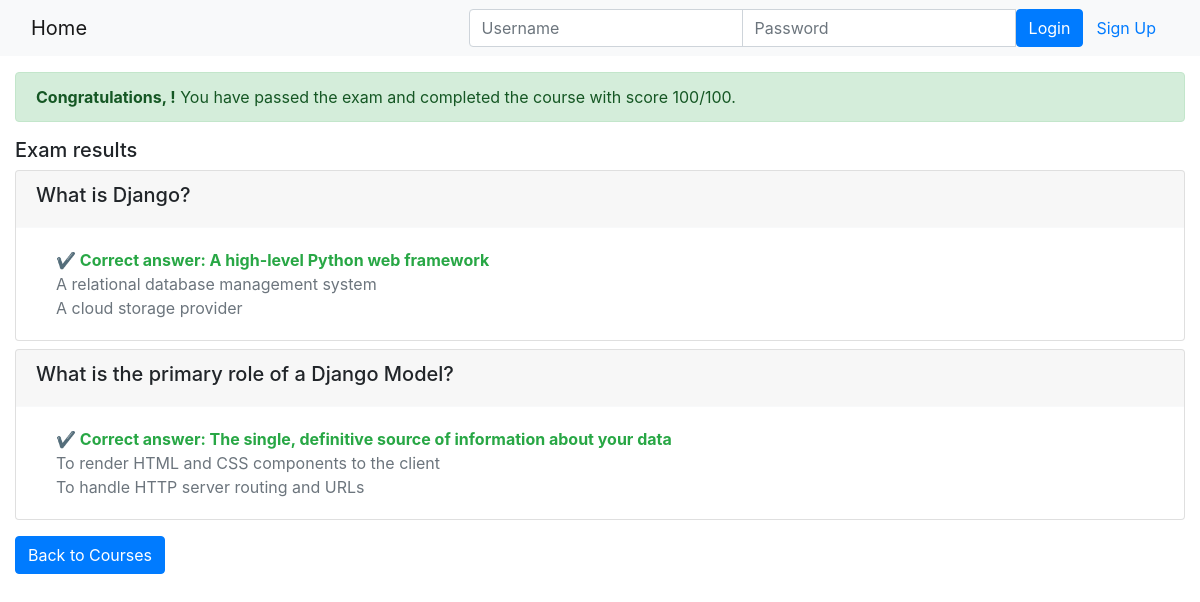
Page /onlinecourse/course/1/submission/1/result/ on the committed database.
### onlinecourse/models.py (models this page shows, shortened)
class Question(models.Model):
    course = models.ForeignKey(Course, on_delete=models.CASCADE)
    lesson = models.ForeignKey(Lesson, on_delete=models.CASCADE, null=True, blank=True)
    question_text = models.CharField(max_length=500, default="question text")
    grade = models.IntegerField(default=50)
    @property
    def text(self):
        return self.question_text
    @text.setter
    def text(self, value):
        self.question_text = value
    @property
    def title(self):
        return self.question_text
    @property
    def question_point(self):
        return self.grade
    def is_get_score(self, selected_ids):
        all_answers = self.choice_set.filter(is_correct=True).count()
        ids = []
        for item in selected_ids:
            if hasattr(item, 'id'):
                ids.append(item.id)
            elif isinstance(item, (int, str)):
                ids.append(int(item))
        selected_correct = self.choice_set.filter(is_correct=True, id__in=ids).count()
        if all_answers == selected_correct:
            return True
        else:
            return False
    is_get_grade = is_get_score

class Choice(models.Model):
    question = models.ForeignKey(Question, on_delete=models.CASCADE)
    choice_text = models.CharField(max_length=500, default="choice text")
    is_correct = models.BooleanField(default=False)
    @property
    def text(self):
        return self.choice_text
    @text.setter
    def text(self, value):
        self.choice_text = value

### onlinecourse/views.py (the view)
# urls.py: path('course/<int:course_id>/submission/<int:submission_id>/result/', views.show_exam_result, name='show_exam_result'),
def show_exam_result(request, course_id, submission_id):
    course = get_object_or_404(Course, pk=course_id)
    submission = get_object_or_404(Submission, pk=submission_id)
    selected_choices = submission.choices.all()
    questions = course.question_set.all()
    total_score = sum([q.grade for q in questions]) if questions else 0
    score = 0
    for question in questions:
        if question.is_get_score(selected_choices):
            score += question.grade
    grade = int(round((score / total_score) * 100)) if total_score > 0 else 0
    context = {
        'course': course,
        'submission': submission,
        'selected_choices': selected_choices,
        'submitted_choices': selected_choices,
        'choices': selected_choices,
        'selected_ids': selected_choices,
        'grade': grade,
        'score': score,
        'mark': score,
        'total_score': total_score,
        'total_mark': total_score,
    }
    return render(request, 'onlinecourse/exam_result_bootstrap.html', context)

### onlinecourse/templates/onlinecourse/exam_result_bootstrap.html (shortened to what this page needs)
<!DOCTYPE html>
<html lang="en">
<head>
    {% load static %}
    <link rel="stylesheet" href="https://maxcdn.bootstrapcdn.com/bootstrap/4.5.2/css/bootstrap.min.css">
</head>
<body>
 <nav class="navbar navbar-light bg-light">
    <div class="container-fluid">
        <div class="navbar-header">
              <a class="navbar-brand" href="{% url 'onlinecourse:index' %}">Home</a>
        </div>
        <ul class="nav navbar-nav navbar-right">
            {% if user.is_authenticated %}
            <li>
                <a class="btn btn-link" href="#">{{ user.first_name }}({{ user.username }})</a>
                <a class="btn btn-link" href="{% url 'onlinecourse:logout' %}">Logout</a>
            </li>
            {% else %}
            <li>
                <form class="form-inline" action="{% url 'onlinecourse:login' %}" method="post">
                    <div class="input-group">
                        <input type="text" class="form-control" placeholder="Username" name="username" >
                        <input type="password" class="form-control" placeholder="Password" name="psw" >
                        <button class="btn btn-primary" type="submit">Login</button>
                        <a class="btn btn-link" href="{% url 'onlinecourse:registration' %}">Sign Up</a>
                    </div>
                </form>
            </li>
            {% endif %}
        </ul>
    </div>
</nav>
<div class="container-fluid mt-3">
    {% if grade >= 70 %}
    <div class="alert alert-success">
       <b>Congratulations, {{ user.first_name|default:user.username }}!</b> You have passed the exam and completed the course with score {{ grade }}/100.
    </div>
    {% else %}
    <div class="alert alert-danger">
        <b>Failed</b> Sorry, {{ user.first_name|default:user.username }}! You have failed the exam with score {{ grade }}/100.
    </div>
    <a class="btn btn-link text-danger" href="{% url 'onlinecourse:course_details' course.id %}">Re-test</a>
    {% endif %}
    <div class="card-columns-vertical mt-3">
        <h5>Exam results</h5>
        {% for question in course.question_set.all %}
        <div class="card mt-2">
            <div class="card-header border-light">
                <h5>{{ question.question_text }}</h5>
            </div>
            <div class="card-body">
                {% for choice in question.choice_set.all %}
                    <div class="form-check">
                        {% if choice in selected_choices and choice.is_correct %}
                            <p class="card-text text-success font-weight-bold" style="color: green;">
                                &#10004; Correct answer: {{ choice.choice_text }}
                            </p>
                        {% elif choice in selected_choices and not choice.is_correct %}
                            <p class="card-text text-danger font-weight-bold" style="color: red;">
                                &#10008; Wrong answer: {{ choice.choice_text }}
                            </p>
                        {% elif choice not in selected_choices and choice.is_correct %}
                            <p class="card-text text-warning font-weight-bold" style="color: orange;">
                                &#9888; Not selected: {{ choice.choice_text }}
                            </p>
                        {% else %}
                            <p class="card-text text-muted" style="color: gray;">
                                {{ choice.choice_text }}
                            </p>
                        {% endif %}
                    </div>
                {% endfor %}
            </div>
        </div>
        {% endfor %}
    </div>
    <div class="mt-3 mb-4">
        <a class="btn btn-primary" href="{% url 'onlinecourse:index' %}">Back to Courses</a>
    </div>
</div>
</body>
</html>

### rows in the picture
Question: question_text "What is Django?"
Choice: choice_text "A high-level Python web framework"
Choice: choice_text "A relational database management system"
Choice: choice_text "A cloud storage provider"
Question: question_text "What is the primary role of a Django Model?"
Choice: choice_text "The single, definitive source of information about your data"
Choice: choice_text "To render HTML and CSS components to the client"
Choice: choice_text "To handle HTTP server routing and URLs"

### other values in the picture
{{ grade }} "100"
